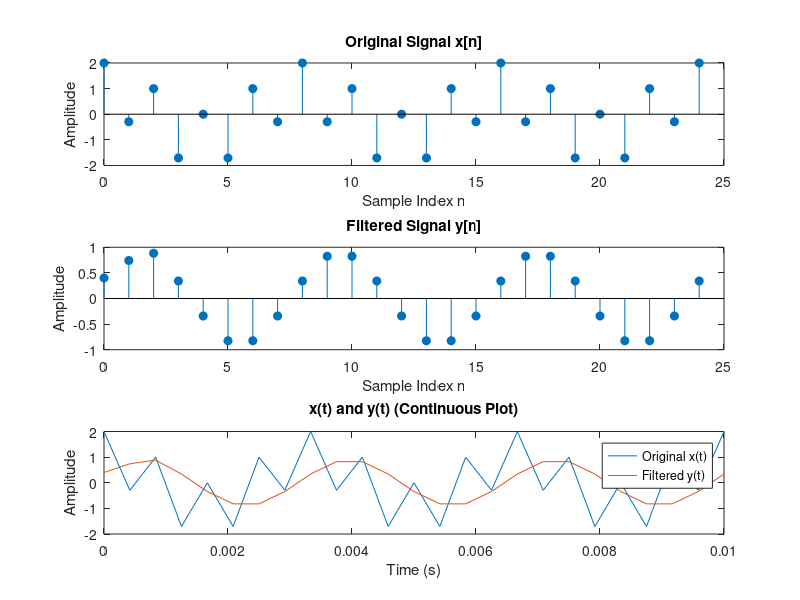

This figure's MATLAB source:
clf;
fs = 2400;
t = 0:1/fs:0.01;
x = cos(2*pi*300*t) + cos(2*pi*1200*t);

h = [0.2 0.4 0.4 0.2];
y = filter(h, 1, x);

n = 0:length(t)-1; 

subplot(3,1,1);
stem(n, x, 'filled');
title('Original Signal x[n]');
xlabel('Sample Index n');
ylabel('Amplitude');

subplot(3,1,2);
stem(n, y, 'filled');
title('Filtered Signal y[n]');
xlabel('Sample Index n');
ylabel('Amplitude');

subplot(3,1,3);
plot(t, x); hold on;
plot(t, y);
legend('Original x(t)', 'Filtered y(t)');
xlabel('Time (s)');
ylabel('Amplitude');
title('x(t) and y(t) (Continuous Plot)');
